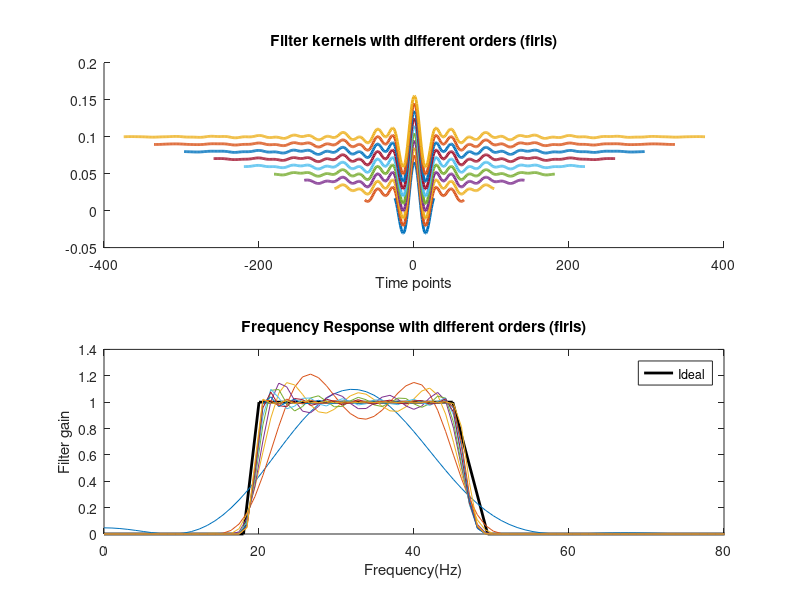

Reproduce this figure in MATLAB.
clc
clear all
close all

srate=1024; %Hz
nyquist=srate/2; 
frange=[20 45]; % fiter frequencies between 20Hz and 45 Hz
transw= 10/100; % 10 percent transition width

shape=[0 0 1 1 0 0]; % y axis values 
fx= [0 frange(1)-frange(1)*transw frange frange(2)+frange(2)*transw nyquist]/nyquist; 
%x axis values in fractions of nyquist

% order of the filter from 1 to 15
order_up= (1*srate/frange(1))/(srate/1000);
order_low=(15*srate/frange(1))/(srate/1000);
orders=round(linspace(order_up,order_low,10));

%initialize
filtkern=zeros(length(orders),1000);
fvector=linspace(0,srate,1000);

for i=1:length(orders)
    filtkern=firls(orders(i),fx,shape);
    filtpow(i,:)=abs(fft(filtkern,1000)).^2;
    n(i)=length(filtkern);
    
    subplot(211)
    hold on
    plot((1:n(i))-n(i)/2,filtkern+0.01*i,'linew',2)
end

title('Filter kernels with different orders (firls)');
xlabel('Time points')

subplot(212)
plot(fx*nyquist,shape,'k','linew',2)
hold on
plot(fvector,filtpow)
set(gca,'xlim',[0 frange(1)*4])
xlabel('Frequency(Hz)')
ylabel('Filter gain')
title('Frequency Response with different orders (firls)')
legend('Ideal')


